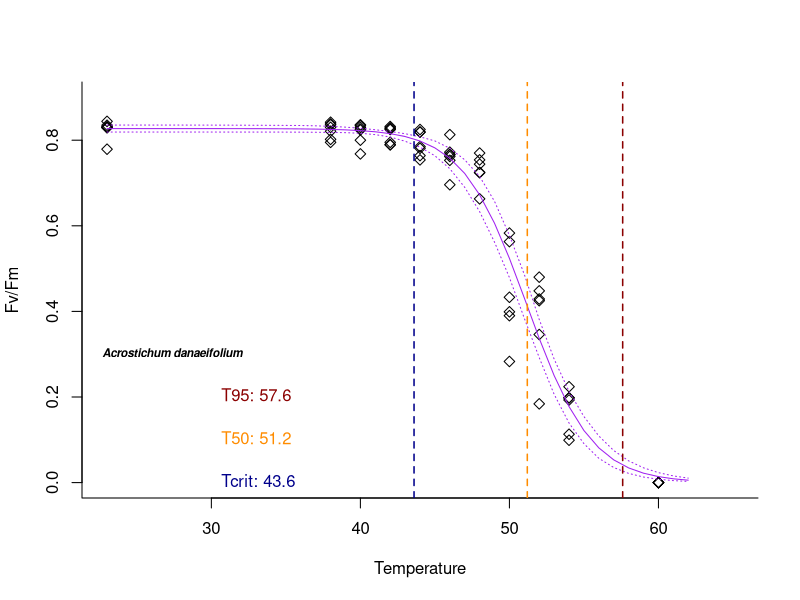
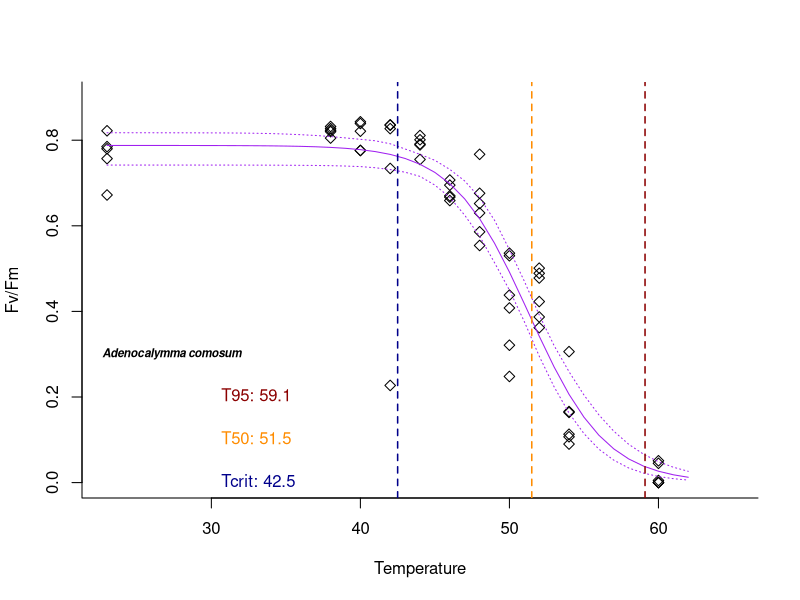
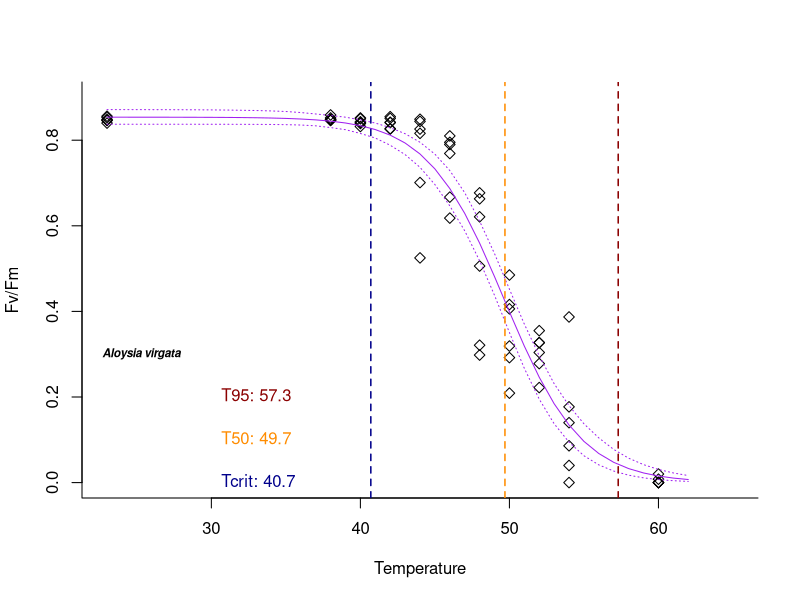
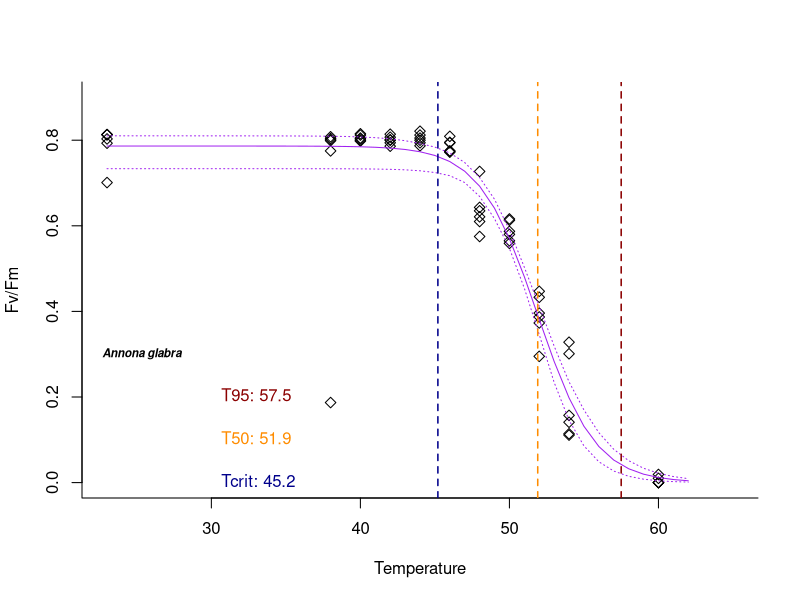
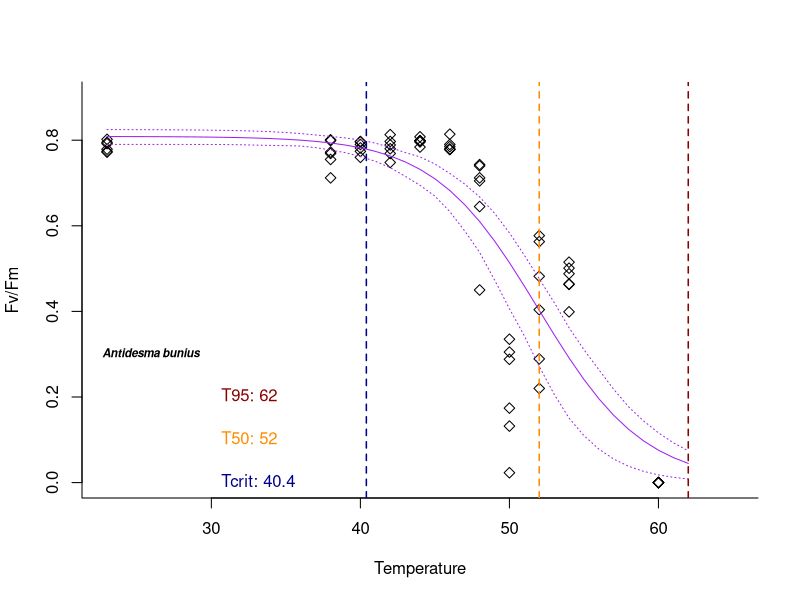
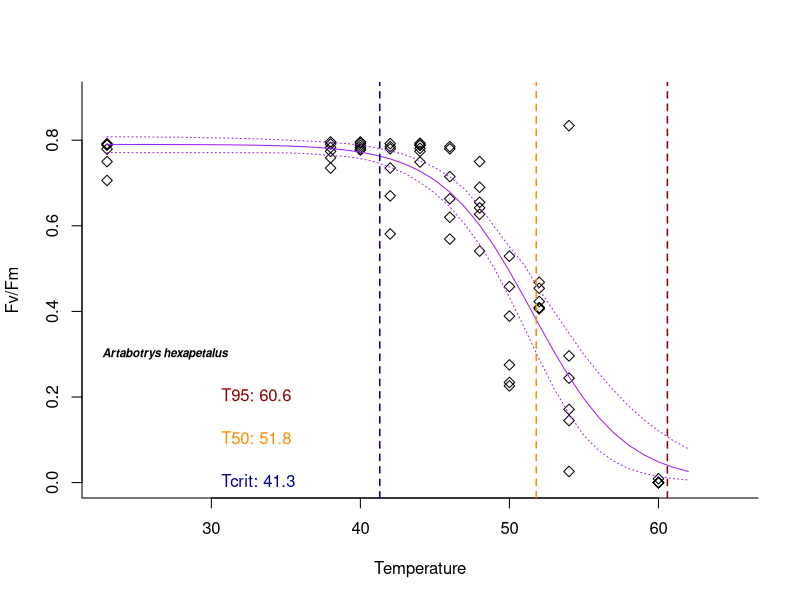
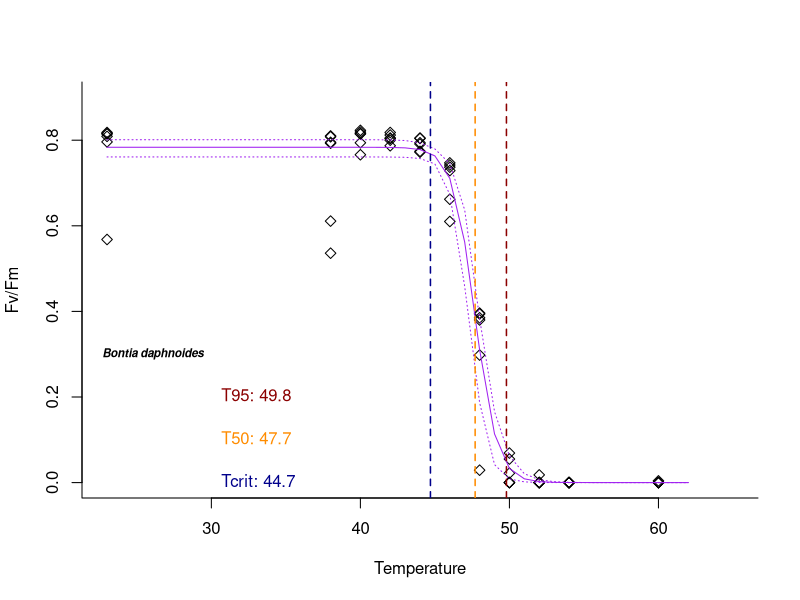
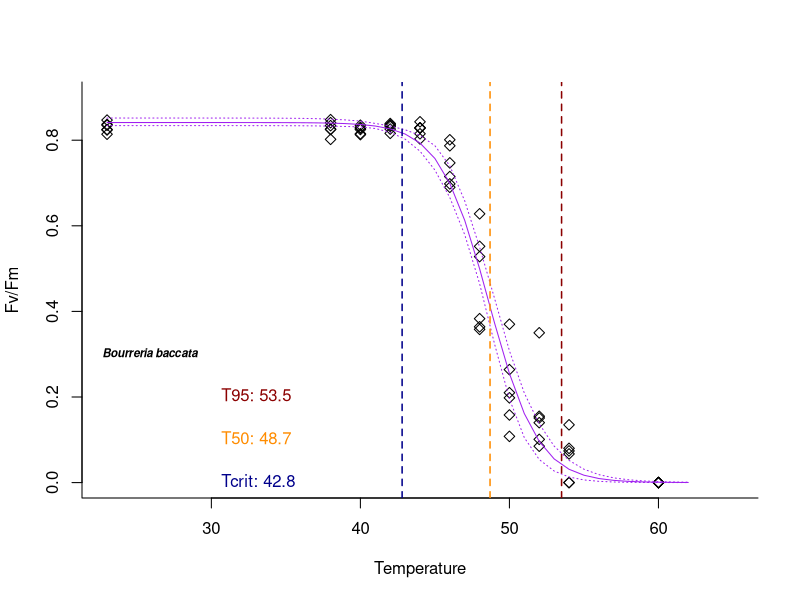

Generate these figures, in order, with R:
#Thanks for checking out this code for estimating heat tolerances using variable fluorescence!
#Be sure to the read the Read.me.txt file.
#Below, the "psiiht" function can calculate heat tolerances of PSII heat tolerance. 
#For this function, define the the columns with the 1) Temperature & 2) FvFm variables, then the 3) control temperature, the 4) id/unique factor that you 
#want to estimate the heat tolerances for, 5) indicate if you want to make plots, 6) the number of bootsrap iterations for estimating 

setwd("/Users/timothyperez/Google Drive/Git_stuff/Git_projects/Heat_tolerance_function")
library(car)
htdata=read.csv("Sample_FvFm_data.csv")
psiiht=function( Temperature, FvFm, control.temp, id, plot.est, boots){
  l1=list(control.temp=control.temp, plot.est=plot.est, boots=boots)
  attach(l1)
  HTdf=data.frame(Temperature=Temperature, FvFm=FvFm, id=id)
  
 return(do.call("rbind", by(HTdf, list(HTdf$id), function(df){
   Temperature=df[,which(colnames(df)=="Temperature")]
   FvFm=df[,which(colnames(df)=="FvFm")]
   id=df[,which(colnames(df)=="id")]
   #get parameter estimates for logistic decay model
   cof=coef(lm(logit(FvFm)~Temperature)) 
   #Fit a non linear least squares model to the FvFm and Temperature data
   HT.model <- nls(FvFm ~ theta1/(1 + exp(-(theta2 + theta3*Temperature))),  start=list(theta1 = .8, theta2 = cof[1], theta3 = cof[2]),
                   trace=F, control=list(maxiter=1000, tol=1e-3))
   
   #Use the parameter estimates (coef(HT.model)[#])from the HT.model to predict a new fit based on a heat treatments from 23-62 degrees celcius. Here, # = 1:3.
   y<-coef(HT.model)[1]/(1+exp(-(coef(HT.model)[2]+coef(HT.model)[3]*seq(23,62)))) 
   
   #Calculate half of the control Fv/Fm & a 95% reduction in FvFm with reference to control
   half=mean(na.omit(FvFm[which(Temperature==control.temp)]))/2  
   nine5=mean(na.omit(FvFm[which(Temperature==control.temp)]))*0.05  
   #95 Confidence Interval
   predict.boot=matrix(NA,40, boots)
   T95=T50=Tcrit=c()
   for(k in 1:boots){
     #print(k)
     srows <- sample(1:length(Temperature), length(Temperature),TRUE)
     
     if(class(try(nls(FvFm[srows] ~ theta1/(1 + exp(-(theta2 + theta3*Temperature[srows]))),  start=list(theta1 = .8, theta2 = cof[1], theta3 = cof[2]),
                      trace=F, control=list(maxiter=1000, tol=1e-3)), silent=T)[[1]])=="nlsModel")
     {HT.model2 <- nls(FvFm[srows] ~ theta1/(1 + exp(-(theta2 + theta3*Temperature[srows]))),  start=list(theta1 = .8, theta2 = cof[1], theta3 = cof[2]),
                       trace=F, control=list(maxiter=1000, tol=1e-6))
     predict.boot[,k]=coef(HT.model2)[1]/(1+exp(-(coef(HT.model2)[2]+coef(HT.model2)[3]*seq(23,62)))) 
     #Estimate T95
     T95[k]=(-log((coef(HT.model2)[1]/nine5)-1)-coef(HT.model2)[2])/coef(HT.model2)[3] 
     
     #Estimate T50
     T50[k]=(-log((coef(HT.model2)[[1]]/half)-1)-coef(HT.model2)[[2]])/coef(HT.model2)[[3]] #estimate ctmax
     T50k=(-log((coef(HT.model2)[[1]]/half)-1)-coef(HT.model2)[[2]])/coef(HT.model2)[[3]] #estimate ctmax
     #Use model to predict changes in FvFm & make new dataframe
     predict=data.frame(x=seq(23,62),y=coef(HT.model2)[1]/(1+exp(-(coef(HT.model2)[2]+coef(HT.model2)[3]*seq(23,62)))) ) #create the prediction data frame
     df1=cbind(predict[-1,], predict[-nrow(predict),])[,c(3,1,4,2)]
     #Use new dataframe to estimate the slope at between 1-degree intervals
     df1$slp=as.vector(apply(df1, 1, function(x) summary(lm((x[3:4]) ~ x[1:2])) [[4]][[2]] ))
     slp.at.tcrit=round(min(df1$slp), 3)*.15 #Determine where slope is 15% of max slope & round
     #Estimate the FvFm at which the slope is 15% of max slope & less than T50
     fvfv.at.tcrit=df1[which(abs(df1[which(df1[,1]<T50k),]$slp-slp.at.tcrit)==min(abs(df1[which(df1[,1]<T50k),]$slp-slp.at.tcrit))),][1,3]
     Tcrit[k]=(-log((coef(HT.model2)[[1]]/fvfv.at.tcrit)-1)-coef(HT.model2)[[2]])/coef(HT.model2)[[3]] # Estimate the temperatureat which the slope is 15% of max slope
     
     }else{(class(try(nls(FvFm ~ theta1/(1 + exp(-(theta2 + theta3*Temperature))),  start=list(theta1 = .8, theta2 = cof[1], theta3 = cof[2]),
                          data=data2[srows,], trace=F, control=list(maxiter=1000, tol=1e-3)), silent=T)[[1]])=="list")
       predict.boot[,k]=NA
       T95[k]=NA
       T50[k]=NA
       Tcrit[k]=NA }}
   
   FvFm.boot=t(apply(predict.boot, 1, function(x){quantile(x,c(0.025,0.975),na.rm=T)}))
   
   #Tcrit.ci=quantile(Tcrit,c(0.025,0.975),na.rm=T)
   T50.ci=quantile(T50,c(0.025,0.975),na.rm=T)
   #T95.ci=quantile(T95,c(0.025,0.975),na.rm=T)
   
   if(plot.est==T){ 
     plot(NULL, NULL,xlab="Temperature",ylab="Fv/Fm",xlim=c(23,65),ylim=c(0,0.9), bty="l", lty=2)
     text(22,0.3, pos=4, paste(unique(paste(id))), font=4, cex=0.7)
     points(Temperature, FvFm, xlab="Temperature", ylab="Fv/Fm",xlim=c(23,65), ylim=c(0,0.85), bty="l", lty=2, pch=5,  col="black")
     lines(seq(23,62), y,lwd=1, col="purple")
     lines(seq(23,62), FvFm.boot[,1],lty=3, col="purple")
     lines(seq(23,62), FvFm.boot[,2],lty=3, col="purple")
     text(30,0, paste('Tcrit:', round(mean(na.omit(Tcrit)),1)), pos=4,col="dark blue")
     abline(v=round(mean(na.omit(Tcrit)),1), lty=2,lwd=1.5, col="dark blue",  cex=0.8)
     text(30,.1, paste('T50:',round(mean(na.omit(T50)),1)), pos=4, col="dark orange")
     abline(v=round(mean(na.omit(T50)),1), lty=2,lwd=1.5, col="dark orange",cex=0.8)
     text(30,.2, paste('T95:',round(mean(na.omit(T95)),1)),pos=4, col="dark red")
     abline(v=round(mean(na.omit(T95)),1), lty=2,lwd=1.5, col="dark red", cex=0.8)
   }
   return(data.frame(id=(unique(id)), 
                     #Tcrit.lci=round(Tcrit.ci[[1]],1),
                     Tcrit.mn=round(mean(na.omit(Tcrit)),1),  
                     #Tcrit.uci=round(Tcrit.ci[[2]],1),
                     
                     #T50.lci=round(T50.ci[[1]],1),
                     T50.mn=round(mean(na.omit(T50)),1),  
                     #T50.uci=round(T50.ci[[2]],1),
                     
                     #T95.lci=round(T95.ci[[1]],1),
                     T95.mn=round(mean(na.omit(T95)),1)  
                     #T95.uci=round(T95.ci[[2]],1)))
   ))
 })))
  detach(l1)
 }
psiiht(Temperature=htdata$Temperature, FvFm=htdata$FvFm, control.temp=23, id=htdata$id, plot.est=T, boots=100)



